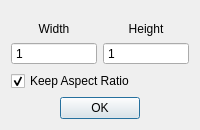
<?xml version="1.0" encoding="UTF-8"?>
<ui version="4.0">
 <class>ResizeDialog</class>
 <widget class="QWidget" name="ResizeDialog">
  <property name="geometry">
   <rect>
    <x>0</x>
    <y>0</y>
    <width>200</width>
    <height>130</height>
   </rect>
  </property>
  <property name="minimumSize">
   <size>
    <width>200</width>
    <height>130</height>
   </size>
  </property>
  <property name="maximumSize">
   <size>
    <width>200</width>
    <height>130</height>
   </size>
  </property>
  <property name="contextMenuPolicy">
   <enum>Qt::NoContextMenu</enum>
  </property>
  <property name="windowTitle">
   <string>Resize</string>
  </property>
  <layout class="QGridLayout" name="gridLayout">
   <item row="1" column="0">
    <widget class="QSpinBox" name="widthBox">
     <property name="focusPolicy">
      <enum>Qt::NoFocus</enum>
     </property>
     <property name="frame">
      <bool>true</bool>
     </property>
     <property name="buttonSymbols">
      <enum>QAbstractSpinBox::NoButtons</enum>
     </property>
     <property name="minimum">
      <number>1</number>
     </property>
     <property name="maximum">
      <number>16000</number>
     </property>
    </widget>
   </item>
   <item row="1" column="1">
    <widget class="QSpinBox" name="heightBox">
     <property name="focusPolicy">
      <enum>Qt::NoFocus</enum>
     </property>
     <property name="buttonSymbols">
      <enum>QAbstractSpinBox::NoButtons</enum>
     </property>
     <property name="showGroupSeparator" stdset="0">
      <bool>false</bool>
     </property>
     <property name="minimum">
      <number>1</number>
     </property>
     <property name="maximum">
      <number>16000</number>
     </property>
    </widget>
   </item>
   <item row="2" column="0" colspan="2">
    <widget class="QCheckBox" name="keepAspectRatio">
     <property name="text">
      <string>Keep Aspect Ratio</string>
     </property>
     <property name="checked">
      <bool>true</bool>
     </property>
     <property name="tristate">
      <bool>false</bool>
     </property>
    </widget>
   </item>
   <item row="3" column="0" colspan="2">
    <widget class="QDialogButtonBox" name="submitButton">
     <property name="standardButtons">
      <set>QDialogButtonBox::Ok</set>
     </property>
     <property name="centerButtons">
      <bool>true</bool>
     </property>
    </widget>
   </item>
   <item row="0" column="0">
    <widget class="QLabel" name="widthLabel">
     <property name="frameShape">
      <enum>QFrame::NoFrame</enum>
     </property>
     <property name="frameShadow">
      <enum>QFrame::Plain</enum>
     </property>
     <property name="text">
      <string>Width</string>
     </property>
     <property name="alignment">
      <set>Qt::AlignBottom|Qt::AlignHCenter</set>
     </property>
    </widget>
   </item>
   <item row="0" column="1">
    <widget class="QLabel" name="heightLabel">
     <property name="frameShape">
      <enum>QFrame::NoFrame</enum>
     </property>
     <property name="text">
      <string>Height</string>
     </property>
     <property name="alignment">
      <set>Qt::AlignBottom|Qt::AlignHCenter</set>
     </property>
    </widget>
   </item>
  </layout>
 </widget>
 <resources/>
 <connections/>
</ui>
